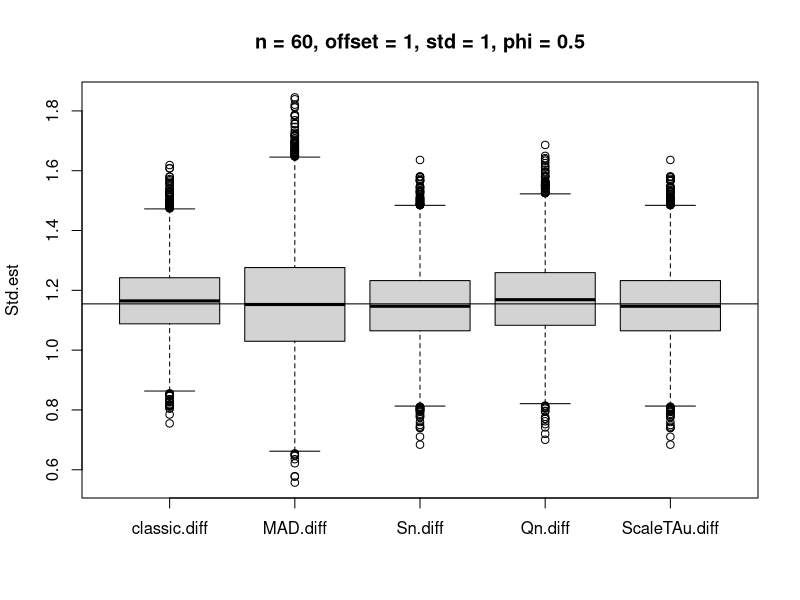

Here is the R script that generated this plot:
rm(list = ls())

nb.sim = 10000
n0 = 60
sigma = data.frame(matrix(NA, ncol =10, nrow = nb.sim))
alpha = 0.5
for (i in 1:nb.sim) {
  # x =  rnorm(n = n0, mean = 0, sd = 1)
  x = arima.sim(model = list(ar = alpha), n = n0, sd = 1)
  x[(floor(n0/2)+1):n0] <- x[(floor(n0/2)+1):n0] +1
  a = diff(x)
  sigma[i,1] = sd(x)
  sigma[i,2] <- mad(x)
  sigma[i,3] <- robustbase::scaleTau2(x)
  sigma[i,4] <- robustbase::Qn(x)
  sigma[i,5] <- robustbase::scaleTau2(x)
  sigma[i,6] = sd(a)/sqrt(2-2*alpha)
  sigma[i,7] <- mad(a)/sqrt(2-2*alpha)
  sigma[i,8] <- robustbase::scaleTau2(a)/sqrt(2-2*alpha)
  sigma[i,9] <- robustbase::Qn(a)/sqrt(2-2*alpha)
  sigma[i,10] <- robustbase::scaleTau2(a)/sqrt(2-2*alpha)
}
colnames(sigma) <- c("classic", "MAD", "Sn", "Qn","ScaleTAu", "classic.diff","MAD.diff", "Sn.diff", "Qn.diff","ScaleTAu.diff")


boxplot(sigma[,c(6:10)], ylab = "Std.est", main = "n = 60, offset = 1, std = 1, phi = 0.5")
#abline(h = 1)
abline(h = 1/sqrt((1-alpha**2)))
